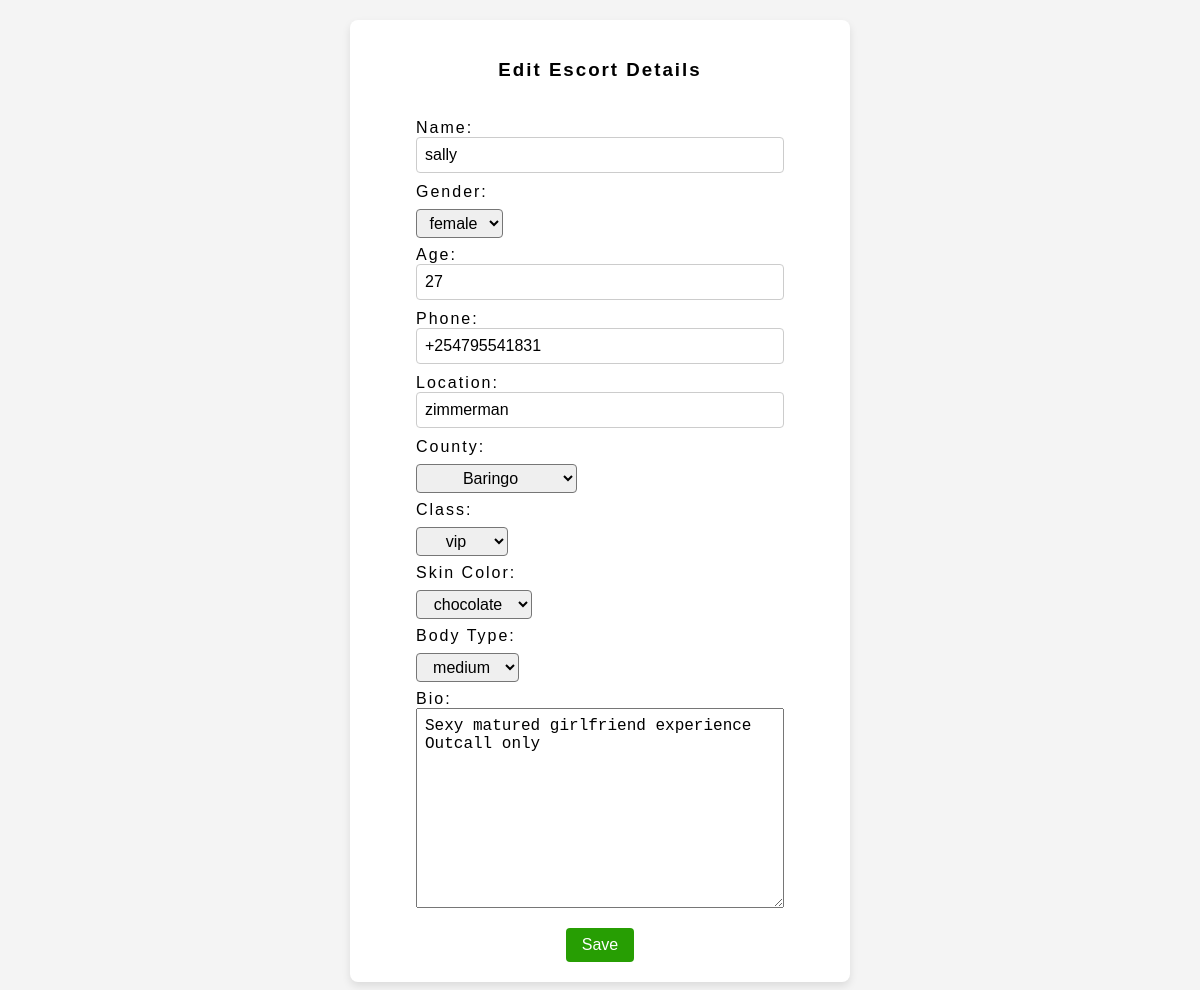
The page /testnet/+254795541831/edit/ (signed in) on the database as committed earlier.
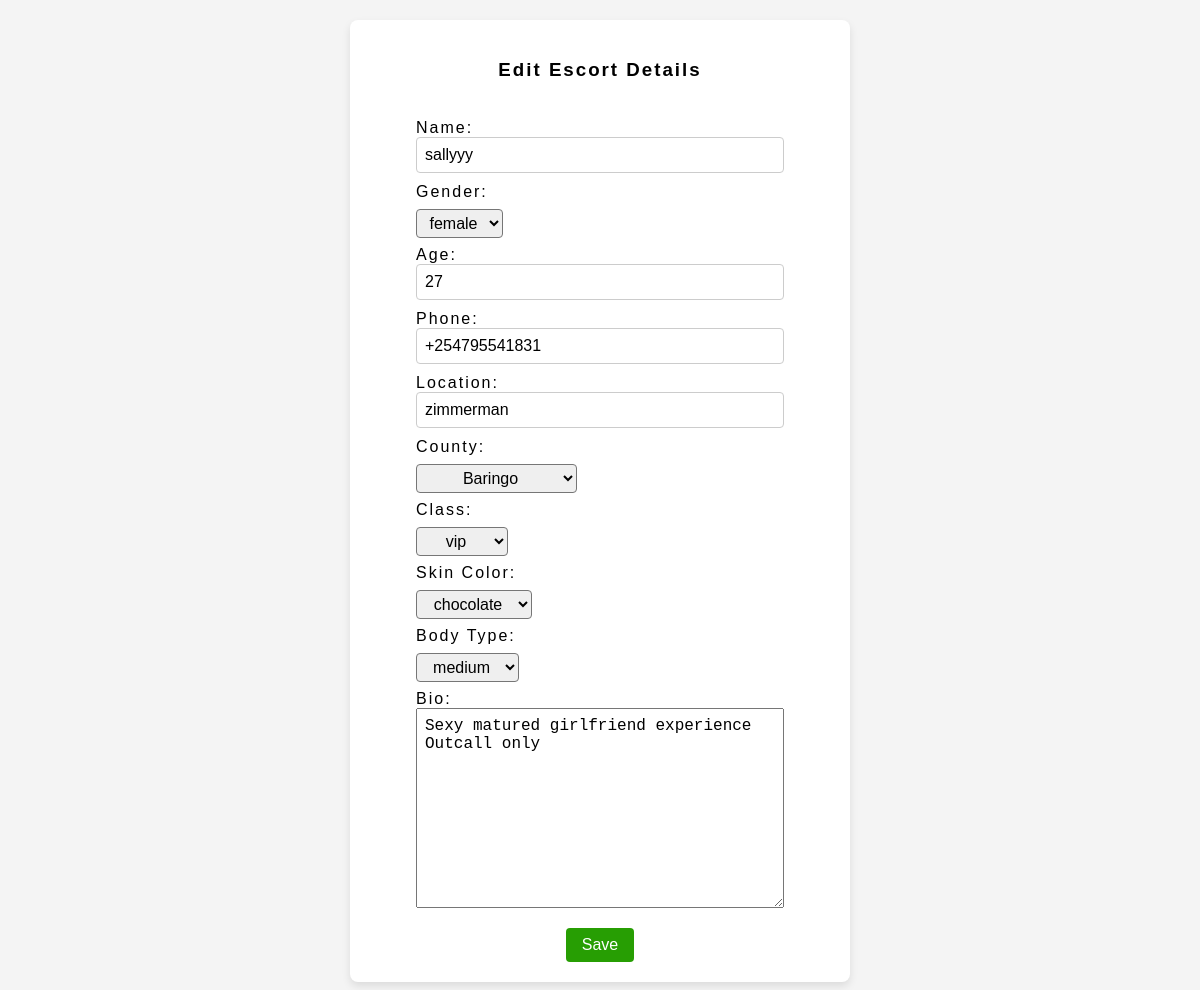
The same page on the database as committed later.
### escorts/models.py (models this page shows, shortened)
class Escort(models.Model):
    name = LowercaseTextField(max_length=50)
    gender = LowercaseTextField(max_length=20)
    age = models.IntegerField()
    location = LowercaseTextField(max_length=50)
    address = LowercaseTextField(max_length=100, null=True, default=None, blank=True)
    phone_number = models.CharField(max_length=15, primary_key=True)
    skin_color = LowercaseTextField(max_length=100, null=True, default='chocolate', blank=False)
    body_type = LowercaseTextField(max_length=100, null=True, default='curvy', blank=True)
    escort_class = LowercaseTextField(max_length=100, null=True, default='vip', blank=True)
    created_by = models.ForeignKey(User, on_delete=models.SET_NULL, null=True, blank=True, related_name='escorts')
    date_created = models.DateTimeField(auto_now_add=True, null=True)
    bio = models.TextField(max_length=110, null=True, blank=False, default=None)
    county = models.ForeignKey(County, on_delete=models.SET_NULL, related_name='escorts', null=True, default=None, blank=True)
    town = models.ForeignKey(Town, on_delete=models.SET_NULL, related_name='escorts', null=True, default=None)

### escorts/views.py (the view)
# urls.py: path('<str:phone_number>/edit/', views.edit_escort_details, name='edit_details'),
@login_required
def edit_escort_details(request, phone_number):
    escort = Escort.objects.filter(phone_number=phone_number, created_by=request.user).first()
    print(escort.created_by)
    if request.method == 'POST':
        county_name = request.POST['county_name']
        county = County.get(county_name=county_name)
        form = CreateEscortForm(request.POST, instance=escort)
        if form.is_valid():
            form.instance.county = county
            form.instance.created_by = request.user
            form.save()
            return redirect('escorts:profile', phone_number=phone_number)
        return HttpResponse('INVALID FORM')
    else:
        form = CreateEscortForm(instance=escort)
    context = {'form': form, 'escort': escort}
    return render(request, 'escorts/edit_details.html', context)

### escorts/templates/escorts/edit_details.html (shortened to what this page needs)
<!DOCTYPE html>
<html lang="en">
<head>
    {% load static %}
    {% block stylesheet%}
    <link rel="stylesheet" href="{% static 'escorts/index.css' %}">
    <link rel="stylesheet" href="{% static 'users/account.css' %}">
    {% endblock %}
</head>
<body>
    <section id="view-escort" class="manage-escorts">
        <div id="escorts-details">
            <form action="{% url 'escorts:edit_details' escort.phone_number %}" method="POST" class="escort-summary flex-column">
                <h3>Edit Escort Details</h3>
                <div class="flex-column escort-wrapper">
                    <div class="details-wrapper flex-column">
                        <label for="escort-name">Name:</label>
                        {{ form.name}}
                        <label for="escort-gender">Gender:</label>
                        {{ form.gender}}
                        <label for="age">Age:</label>
                        {{ form.age}}
                        <label for="phone">Phone:</label>
                        {{ form.phone_number}}
                        <label for="location">Location:</label>
                        {{ form.location }}
                        <label for="county">County:</label>
                        {{ form.county_name }}
                        <label for="class">Class:</label>
                        {{ form.escort_class }}
                        <label for="skin-color">Skin Color:</label>
                        {{ form.skin_color }}
                        <label for="body-type">Body Type:</label>
                        {{ form.body_type }}
                        <label for="bio">Bio:</label>
                        {{ form.bio }}
                    </div>
                </div>
                <div class="buttons-wrapper">
                    <button type="submit" class="medium-green-button">Save</button>
                </div>
            </form>
        </div>
    </section>
</body>
</html>

Rows that differ between the two databases and show on the page:
changed Escort "female": name "sally" → "sallyyy"
